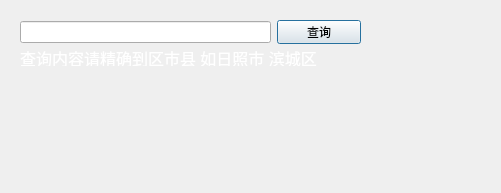
<?xml version="1.0" encoding="UTF-8"?>
<ui version="4.0">
 <class>DingWei</class>
 <widget class="QDialog" name="DingWei">
  <property name="geometry">
   <rect>
    <x>0</x>
    <y>0</y>
    <width>501</width>
    <height>193</height>
   </rect>
  </property>
  <property name="windowTitle">
   <string>Dialog</string>
  </property>
  <property name="styleSheet">
   <string notr="true">#DingWei{background-image: url(:/img/img/chengshi.jpeg);}</string>
  </property>
  <widget class="QWidget" name="layoutWidget">
   <property name="geometry">
    <rect>
     <x>20</x>
     <y>20</y>
     <width>341</width>
     <height>24</height>
    </rect>
   </property>
   <layout class="QHBoxLayout" name="horizontalLayout" stretch="3,1">
    <item>
     <widget class="QLineEdit" name="lineEdit"/>
    </item>
    <item>
     <widget class="QPushButton" name="pushButton">
      <property name="styleSheet">
       <string notr="true"/>
      </property>
      <property name="text">
       <string>查询</string>
      </property>
     </widget>
    </item>
   </layout>
  </widget>
  <widget class="QLabel" name="label">
   <property name="geometry">
    <rect>
     <x>20</x>
     <y>50</y>
     <width>331</width>
     <height>16</height>
    </rect>
   </property>
   <property name="font">
    <font>
     <pointsize>12</pointsize>
    </font>
   </property>
   <property name="styleSheet">
    <string notr="true">color: rgb(255, 255, 255);</string>
   </property>
   <property name="text">
    <string>查询内容请精确到区市县 如日照市 滨城区</string>
   </property>
  </widget>
 </widget>
 <resources/>
 <connections>
  <connection>
   <sender>pushButton</sender>
   <signal>clicked()</signal>
   <receiver>DingWei</receiver>
   <slot>close()</slot>
   <hints>
    <hint type="sourcelabel">
     <x>317</x>
     <y>31</y>
    </hint>
    <hint type="destinationlabel">
     <x>250</x>
     <y>96</y>
    </hint>
   </hints>
  </connection>
 </connections>
</ui>
